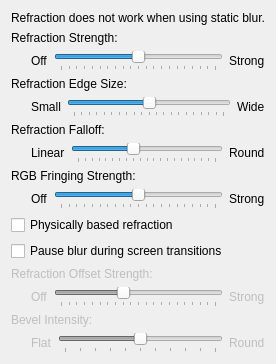
         <widget class="QWidget" name="scrollContentRefraction">
          <layout class="QVBoxLayout">
           <item>
            <widget class="QLabel" name="labelRefractionNote">
             <property name="text">
              <string>Refraction does not work when using static blur.</string>
             </property>
            </widget>
           </item>
           <item>
            <widget class="QLabel" name="labelRefractionStrength">
             <property name="text">
              <string>Refraction Strength:</string>
             </property>
            </widget>
           </item>
           <item>
            <layout class="QHBoxLayout" name="horizontalLayout">
             <item>
              <spacer name="horizontalSpacer">
               <property name="orientation">
                <enum>Qt::Orientation::Horizontal</enum>
               </property>
               <property name="sizeType">
                <enum>QSizePolicy::Policy::Fixed</enum>
               </property>
               <property name="sizeHint" stdset="0">
                <size>
                 <width>20</width>
                 <height>20</height>
                </size>
               </property>
              </spacer>
             </item>
             <item>
              <widget class="QLabel" name="labelRefractionStrengthOff">
               <property name="text">
                <string>Off</string>
               </property>
              </widget>
             </item>
             <item>
              <widget class="QSlider" name="kcfg_RefractionStrength">
               <property name="minimum">
                <number>0</number>
               </property>
               <property name="maximum">
                <number>20</number>
               </property>
               <property name="singleStep">
                <number>1</number>
               </property>
               <property name="pageStep">
                <number>1</number>
               </property>
               <property name="value">
                <number>10</number>
               </property>
               <property name="orientation">
                <enum>Qt::Orientation::Horizontal</enum>
               </property>
               <property name="tickPosition">
                <enum>QSlider::TickPosition::TicksBelow</enum>
               </property>
              </widget>
             </item>
             <item>
              <widget class="QLabel" name="labelRefractionStrengthStrong">
               <property name="text">
                <string>Strong</string>
               </property>
              </widget>
             </item>
            </layout>
           </item>
           <item>
            <widget class="QLabel" name="labelRefractionEdgeSize">
             <property name="text">
              <string>Refraction Edge Size:</string>
             </property>
            </widget>
           </item>
           <item>
            <layout class="QHBoxLayout" name="horizontalLayout">
             <item>
              <spacer name="horizontalSpacer">
               <property name="orientation">
                <enum>Qt::Orientation::Horizontal</enum>
               </property>
               <property name="sizeType">
                <enum>QSizePolicy::Policy::Fixed</enum>
               </property>
               <property name="sizeHint" stdset="0">
                <size>
                 <width>20</width>
                 <height>20</height>
                </size>
               </property>
              </spacer>
             </item>
             <item>
              <widget class="QLabel" name="labelRefractionEdgeSizeSmall">
               <property name="text">
                <string>Small</string>
               </property>
              </widget>
             </item>
             <item>
              <widget class="QSlider" name="kcfg_RefractionEdgeSize">
               <property name="minimum">
                <number>0</number>
               </property>
               <property name="maximum">
                <number>20</number>
               </property>
               <property name="singleStep">
                <number>1</number>
               </property>
               <property name="pageStep">
                <number>1</number>
               </property>
               <property name="value">
                <number>10</number>
               </property>
               <property name="orientation">
                <enum>Qt::Orientation::Horizontal</enum>
               </property>
               <property name="tickPosition">
                <enum>QSlider::TickPosition::TicksBelow</enum>
               </property>
              </widget>
             </item>
             <item>
              <widget class="QLabel" name="labelRefractionEdgeSizeWide">
               <property name="text">
                <string>Wide</string>
               </property>
              </widget>
             </item>
            </layout>
           </item>
           <item>
            <widget class="QLabel" name="labelRefractionNormalPow">
             <property name="text">
              <string>Refraction Falloff:</string>
             </property>
            </widget>
           </item>
           <item>
            <layout class="QHBoxLayout" name="horizontalLayout">
             <item>
              <spacer name="horizontalSpacer">
               <property name="orientation">
                <enum>Qt::Orientation::Horizontal</enum>
               </property>
               <property name="sizeType">
                <enum>QSizePolicy::Policy::Fixed</enum>
               </property>
               <property name="sizeHint" stdset="0">
                <size>
                 <width>20</width>
                 <height>20</height>
                </size>
               </property>
              </spacer>
             </item>
             <item>
              <widget class="QLabel" name="labelRefractionNormalPowLinear">
               <property name="text">
                <string>Linear</string>
               </property>
              </widget>
             </item>
             <item>
              <widget class="QSlider" name="kcfg_RefractionNormalPow">
               <property name="minimum">
                <number>2</number>
               </property>
               <property name="maximum">
                <number>22</number>
               </property>
               <property name="singleStep">
                <number>1</number>
               </property>
               <property name="pageStep">
                <number>1</number>
               </property>
               <property name="value">
                <number>10</number>
               </property>
               <property name="orientation">
                <enum>Qt::Orientation::Horizontal</enum>
               </property>
               <property name="tickPosition">
                <enum>QSlider::TickPosition::TicksBelow</enum>
               </property>
              </widget>
             </item>
             <item>
              <widget class="QLabel" name="labelRefractionNormalPowRound">
               <property name="text">
                <string>Round</string>
               </property>
              </widget>
             </item>
            </layout>
           </item>
           <item>
            <widget class="QLabel" name="labelRefractionRGBFringing">
             <property name="text">
              <string>RGB Fringing Strength:</string>
             </property>
            </widget>
           </item>
           <item>
            <layout class="QHBoxLayout" name="horizontalLayout">
             <item>
              <spacer name="horizontalSpacer">
               <property name="orientation">
                <enum>Qt::Orientation::Horizontal</enum>
               </property>
               <property name="sizeType">
                <enum>QSizePolicy::Policy::Fixed</enum>
               </property>
               <property name="sizeHint" stdset="0">
                <size>
                 <width>20</width>
                 <height>20</height>
                </size>
               </property>
              </spacer>
             </item>
             <item>
              <widget class="QLabel" name="labelRefractionRGBFringingOff">
               <property name="text">
                <string>Off</string>
               </property>
              </widget>
             </item>
             <item>
              <widget class="QSlider" name="kcfg_RefractionRGBFringing">
               <property name="minimum">
                <number>0</number>
               </property>
               <property name="maximum">
                <number>20</number>
               </property>
               <property name="singleStep">
                <number>1</number>
               </property>
               <property name="pageStep">
                <number>1</number>
               </property>
               <property name="value">
                <number>10</number>
               </property>
               <property name="orientation">
                <enum>Qt::Orientation::Horizontal</enum>
               </property>
               <property name="tickPosition">
                <enum>QSlider::TickPosition::TicksBelow</enum>
               </property>
              </widget>
             </item>
             <item>
              <widget class="QLabel" name="labelRefractionRGBFringingStrong">
               <property name="text">
                <string>Strong</string>
               </property>
              </widget>
             </item>
            </layout>
           </item>
           <item>
            <widget class="QCheckBox" name="kcfg_PhysicallyBasedRefraction">
              <property name="text">
               <string>Physically based refraction</string>
              </property>
              <property name="toolTip">
               <string>Use a Snell's-law (IOR-based) refraction model instead. The Refraction Strength slider is reinterpreted as the index-of-refraction delta in this mode.</string>
              </property>
             </widget>
            </item>
            <item>
             <widget class="QCheckBox" name="kcfg_PauseBlurDuringScreenTransform">
              <property name="text">
               <string>Pause blur during screen transitions</string>
              </property>
              <property name="toolTip">
               <string>Skip blur while a whole-screen animation is playing (desktop switch slide, cube, overview...), re-activating it once the transition settles. Reduces frame drops during desktop switching on high-resolution or multi-monitor setups, at the cost of showing windows unblurred during the animation.</string>
              </property>
             </widget>
            </item>
           <item>
            <widget class="QLabel" name="labelRefractionOffsetStrength">
             <property name="enabled">
              <bool>false</bool>
             </property>
             <property name="text">
              <string>Refraction Offset Strength:</string>
             </property>
            </widget>
           </item>
           <item>
            <layout class="QHBoxLayout" name="horizontalLayoutRefractionOffsetStrength">
             <item>
              <spacer name="horizontalSpacerRefractionOffsetStrength">
               <property name="orientation">
                <enum>Qt::Orientation::Horizontal</enum>
               </property>
               <property name="sizeType">
                <enum>QSizePolicy::Policy::Fixed</enum>
               </property>
               <property name="sizeHint" stdset="0">
                <size>
                 <width>20</width>
                 <height>20</height>
                </size>
               </property>
              </spacer>
             </item>
             <item>
              <widget class="QLabel" name="labelRefractionOffsetStrengthOff">
               <property name="enabled">
                <bool>false</bool>
               </property>
               <property name="text">
                <string>Off</string>
               </property>
              </widget>
             </item>
             <item>
              <widget class="QSlider" name="kcfg_RefractionOffsetStrength">
               <property name="enabled">
                <bool>false</bool>
               </property>
               <property name="minimum">
                <number>0</number>
               </property>
               <property name="maximum">
                <number>20</number>
               </property>
               <property name="singleStep">
                <number>1</number>
               </property>
               <property name="pageStep">
                <number>1</number>
               </property>
               <property name="value">
                <number>8</number>
               </property>
               <property name="orientation">
                <enum>Qt::Orientation::Horizontal</enum>
               </property>
               <property name="tickPosition">
                <enum>QSlider::TickPosition::TicksBelow</enum>
               </property>
               <property name="toolTip">
                <string>Pulls the IOR-based refraction outward based on position within the window (Snell's-law mode only).</string>
               </property>
              </widget>
             </item>
             <item>
              <widget class="QLabel" name="labelRefractionOffsetStrengthStrong">
               <property name="enabled">
                <bool>false</bool>
               </property>
               <property name="text">
                <string>Strong</string>
               </property>
              </widget>
             </item>
            </layout>
           </item>
           <item>
            <widget class="QLabel" name="labelRefractionBevelIntensity">
             <property name="enabled">
              <bool>false</bool>
             </property>
             <property name="text">
              <string>Bevel Intensity:</string>
             </property>
            </widget>
           </item>
           <item>
            <layout class="QHBoxLayout" name="horizontalLayoutRefractionBevelIntensity">
             <item>
              <spacer name="horizontalSpacerRefractionBevelIntensity">
               <property name="orientation">
                <enum>Qt::Orientation::Horizontal</enum>
               </property>
               <property name="sizeType">
                <enum>QSizePolicy::Policy::Fixed</enum>
               </property>
               <property name="sizeHint" stdset="0">
                <size>
                 <width>20</width>
                 <height>20</height>
                </size>
               </property>
              </spacer>
             </item>
             <item>
              <widget class="QLabel" name="labelRefractionBevelIntensityFlat">
               <property name="enabled">
                <bool>false</bool>
               </property>
               <property name="text">
                <string>Flat</string>
               </property>
              </widget>
             </item>
             <item>
              <widget class="QSlider" name="kcfg_RefractionBevelIntensity">
               <property name="enabled">
                <bool>false</bool>
               </property>
               <property name="minimum">
                <number>5</number>
               </property>
               <property name="maximum">
                <number>15</number>
               </property>
               <property name="singleStep">
                <number>1</number>
               </property>
               <property name="pageStep">
                <number>1</number>
               </property>
               <property name="value">
                <number>10</number>
               </property>
               <property name="orientation">
                <enum>Qt::Orientation::Horizontal</enum>
               </property>
               <property name="tickPosition">
                <enum>QSlider::TickPosition::TicksBelow</enum>
               </property>
               <property name="toolTip">
                <string>Scales the silhouette tilt — higher gives a more pronounced rounded-over edge.</string>
               </property>
              </widget>
             </item>
             <item>
              <widget class="QLabel" name="labelRefractionBevelIntensityRound">
               <property name="enabled">
                <bool>false</bool>
               </property>
               <property name="text">
                <string>Round</string>
               </property>
              </widget>
             </item>
            </layout>
           </item>
           <item>
            <spacer name="verticalSpacer">
             <property name="orientation">
              <enum>Qt::Orientation::Vertical</enum>
             </property>
             <property name="sizeHint" stdset="0">
              <size>
               <width>0</width>
               <height>0</height>
              </size>
             </property>
            </spacer>
           </item>
          </layout>
         </widget>
